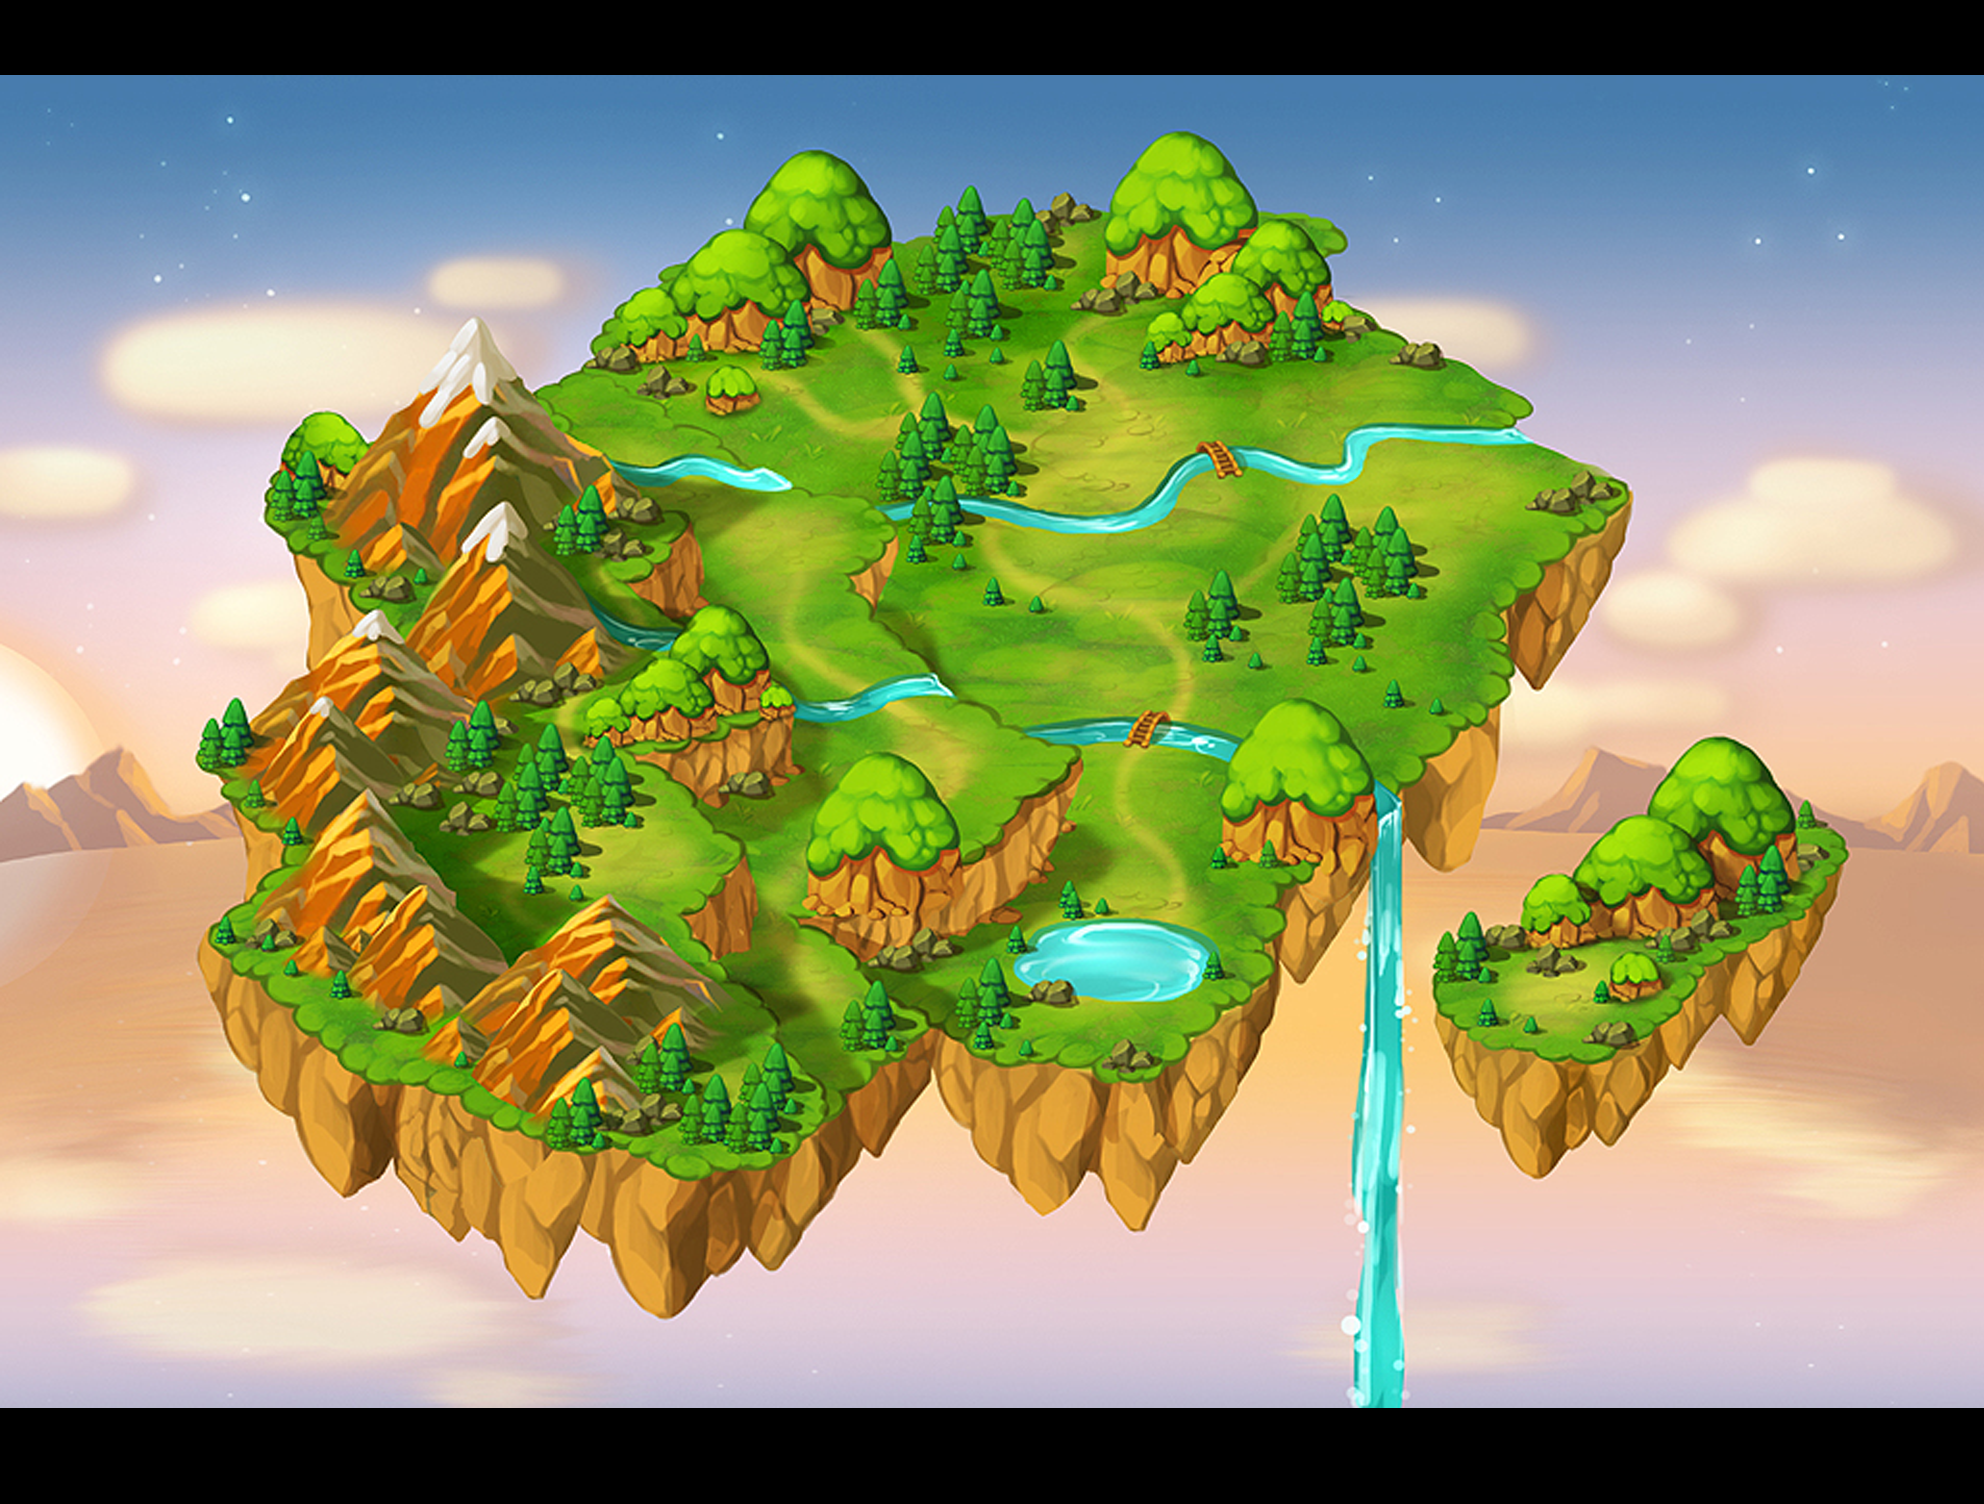

This is a level from a 2D game, rendered from its Tiled map with the project's own tilesets. A one-line summary and the map file follow, with tile-layer data summarised:
An orthogonal 62x47 tile map with 32x32 px tiles, 3 tile layers (bg, fg, path).

<map version="1.0" orientation="orthogonal" width="62" height="47" tilewidth="32" tileheight="32">
 <tileset firstgid="1" name="background" tilewidth="2000" tileheight="1333">
  <image source="../image/map/level_map1.png" width="2000" height="1333" />
 </tileset>
 <layer name="bg" width="62" height="47">
  <data>[2914 cells, 1 non-empty, 1 distinct tile ids]</data>
 </layer>
 <layer name="fg" width="62" height="47">
  <data>[2914 cells, 0 non-empty, 0 distinct tile ids]</data>
 </layer>
 <layer name="path" width="62" height="47">
  <data>[2914 cells, 0 non-empty, 0 distinct tile ids]</data>
 </layer>
</map>
